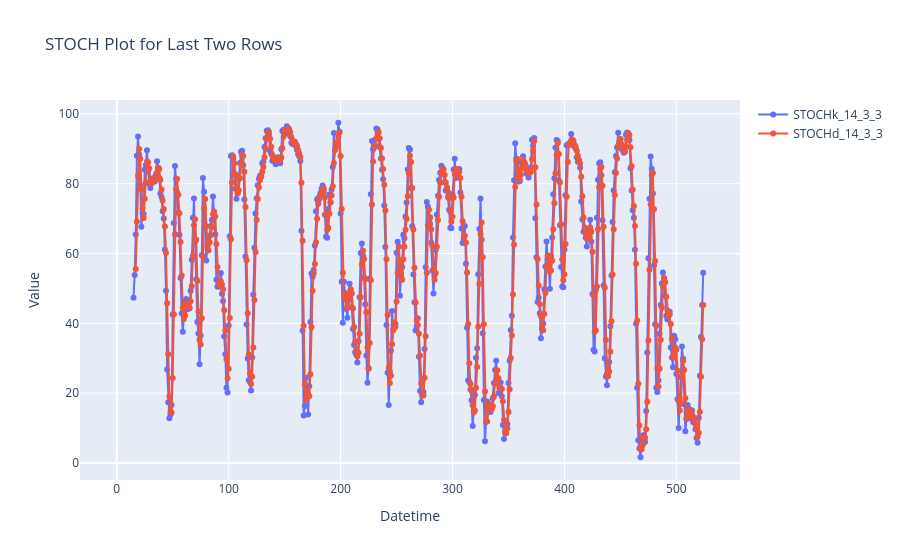

Notebook cell for this chart:
### Code cell
import plotly.graph_objs as go

# Assuming df contains your data
data = combined_df[['Datetime', 'STOCHk_14_3_3', 'STOCHd_14_3_3']]

# Create a figure with Plotly
fig = go.Figure()

# Add a scatter trace for STOCHk_14_3_3
fig.add_trace(go.Scatter(x=data.index, y=data['STOCHk_14_3_3'], mode='lines+markers', name='STOCHk_14_3_3'))

# Add a scatter trace for STOCHd_14_3_3
fig.add_trace(go.Scatter(x=data.index, y=data['STOCHd_14_3_3'], mode='lines+markers', name='STOCHd_14_3_3'))

# Update the layout
fig.update_layout(title='STOCH Plot for Last Two Rows',
                  xaxis_title='Datetime',
                  yaxis_title='Value')

# Show the plot
fig.show()

### Figure 1 — Plotly figure (JSON) as saved in the notebook; plotly's stock layout.template omitted (floating-point values rounded to 4 significant figures; data arrays with more than 128 entries replaced by an {"elided": "..."} marker saying what was removed)
{"data": [{"mode": "lines+markers", "name": "STOCHk_14_3_3", "type": "scatter", "x": {"elided": "525 int values"}, "y": {"elided": "525 float values"}}, {"mode": "lines+markers", "name": "STOCHd_14_3_3", "type": "scatter", "x": {"elided": "525 int values"}, "y": {"elided": "525 float values"}}], "layout": {"title": {"text": "STOCH Plot for Last Two Rows"}, "xaxis": {"title": {"text": "Datetime"}}, "yaxis": {"title": {"text": "Value"}}}}
